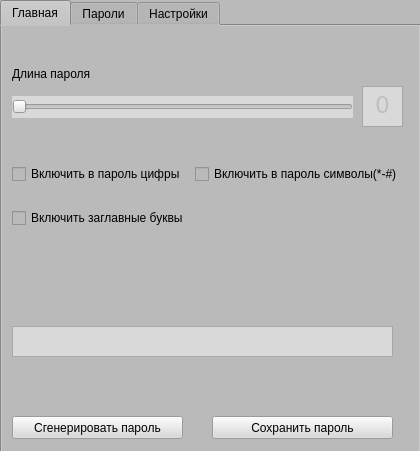
<?xml version="1.0" encoding="UTF-8"?>
<ui version="4.0">
 <class>MainWindow</class>
 <widget class="QMainWindow" name="MainWindow">
  <property name="geometry">
   <rect>
    <x>0</x>
    <y>0</y>
    <width>420</width>
    <height>451</height>
   </rect>
  </property>
  <property name="minimumSize">
   <size>
    <width>420</width>
    <height>451</height>
   </size>
  </property>
  <property name="maximumSize">
   <size>
    <width>420</width>
    <height>451</height>
   </size>
  </property>
  <property name="windowTitle">
   <string>Password Generator</string>
  </property>
  <property name="toolTip">
   <string>&lt;!DOCTYPE HTML PUBLIC &quot;-//W3C//DTD HTML 4.0//EN&quot; &quot;http://www.w3.org/TR/REC-html40/strict.dtd&quot;&gt;
&lt;html&gt;&lt;head&gt;&lt;meta name=&quot;qrichtext&quot; content=&quot;1&quot; /&gt;&lt;style type=&quot;text/css&quot;&gt;
p, li { white-space: pre-wrap; }
&lt;/style&gt;&lt;/head&gt;&lt;body style=&quot; font-family:'MS Shell Dlg 2'; font-size:8pt; font-weight:400; font-style:normal;&quot;&gt;
&lt;p style=&quot;-qt-paragraph-type:empty; margin-top:0px; margin-bottom:0px; margin-left:0px; margin-right:0px; -qt-block-indent:0; text-indent:0px;&quot;&gt;&lt;br /&gt;&lt;/p&gt;&lt;/body&gt;&lt;/html&gt;</string>
  </property>
  <property name="styleSheet">
   <string notr="true">background-color: rgb(186, 186, 186);</string>
  </property>
  <widget class="QWidget" name="centralwidget">
   <widget class="QTabWidget" name="tabWidget">
    <property name="geometry">
     <rect>
      <x>0</x>
      <y>0</y>
      <width>421</width>
      <height>641</height>
     </rect>
    </property>
    <property name="toolTip">
     <string>&lt;!DOCTYPE HTML PUBLIC &quot;-//W3C//DTD HTML 4.0//EN&quot; &quot;http://www.w3.org/TR/REC-html40/strict.dtd&quot;&gt;
&lt;html&gt;&lt;head&gt;&lt;meta name=&quot;qrichtext&quot; content=&quot;1&quot; /&gt;&lt;style type=&quot;text/css&quot;&gt;
p, li { white-space: pre-wrap; }
&lt;/style&gt;&lt;/head&gt;&lt;body style=&quot; font-family:'MS Shell Dlg 2'; font-size:8pt; font-weight:400; font-style:normal;&quot;&gt;
&lt;p style=&quot; margin-top:12px; margin-bottom:12px; margin-left:0px; margin-right:0px; -qt-block-indent:0; text-indent:0px;&quot;&gt;&lt;br /&gt;&lt;/p&gt;&lt;/body&gt;&lt;/html&gt;</string>
    </property>
    <property name="whatsThis">
     <string>&lt;!DOCTYPE HTML PUBLIC &quot;-//W3C//DTD HTML 4.0//EN&quot; &quot;http://www.w3.org/TR/REC-html40/strict.dtd&quot;&gt;
&lt;html&gt;&lt;head&gt;&lt;meta name=&quot;qrichtext&quot; content=&quot;1&quot; /&gt;&lt;style type=&quot;text/css&quot;&gt;
p, li { white-space: pre-wrap; }
&lt;/style&gt;&lt;/head&gt;&lt;body style=&quot; font-family:'MS Shell Dlg 2'; font-size:8pt; font-weight:400; font-style:normal;&quot;&gt;
&lt;p style=&quot; margin-top:12px; margin-bottom:12px; margin-left:0px; margin-right:0px; -qt-block-indent:0; text-indent:0px;&quot;&gt;&lt;br /&gt;&lt;/p&gt;&lt;/body&gt;&lt;/html&gt;</string>
    </property>
    <property name="styleSheet">
     <string notr="true">background-color: rgb(186, 186, 186);</string>
    </property>
    <property name="currentIndex">
     <number>0</number>
    </property>
    <widget class="QWidget" name="main">
     <attribute name="title">
      <string>Главная</string>
     </attribute>
     <widget class="QSlider" name="horizontalSlider">
      <property name="geometry">
       <rect>
        <x>10</x>
        <y>70</y>
        <width>341</width>
        <height>22</height>
       </rect>
      </property>
      <property name="cursor">
       <cursorShape>PointingHandCursor</cursorShape>
      </property>
      <property name="mouseTracking">
       <bool>false</bool>
      </property>
      <property name="tabletTracking">
       <bool>false</bool>
      </property>
      <property name="toolTip">
       <string>&lt;!DOCTYPE HTML PUBLIC &quot;-//W3C//DTD HTML 4.0//EN&quot; &quot;http://www.w3.org/TR/REC-html40/strict.dtd&quot;&gt;
&lt;html&gt;&lt;head&gt;&lt;meta name=&quot;qrichtext&quot; content=&quot;1&quot; /&gt;&lt;style type=&quot;text/css&quot;&gt;
p, li { white-space: pre-wrap; }
&lt;/style&gt;&lt;/head&gt;&lt;body style=&quot; font-family:'MS Shell Dlg 2'; font-size:8pt; font-weight:400; font-style:normal;&quot;&gt;
&lt;p style=&quot; margin-top:12px; margin-bottom:12px; margin-left:0px; margin-right:0px; -qt-block-indent:0; text-indent:0px;&quot;&gt;&lt;br /&gt;&lt;/p&gt;&lt;/body&gt;&lt;/html&gt;</string>
      </property>
      <property name="whatsThis">
       <string>&lt;html&gt;&lt;head/&gt;&lt;body&gt;&lt;p&gt;&lt;br/&gt;&lt;/p&gt;&lt;/body&gt;&lt;/html&gt;</string>
      </property>
      <property name="styleSheet">
       <string notr="true">background-color: rgb(217, 217, 217);
</string>
      </property>
      <property name="maximum">
       <number>32</number>
      </property>
      <property name="tracking">
       <bool>true</bool>
      </property>
      <property name="orientation">
       <enum>Qt::Horizontal</enum>
      </property>
      <property name="invertedControls">
       <bool>false</bool>
      </property>
      <property name="tickPosition">
       <enum>QSlider::NoTicks</enum>
      </property>
     </widget>
     <widget class="QLabel" name="label">
      <property name="geometry">
       <rect>
        <x>10</x>
        <y>40</y>
        <width>81</width>
        <height>16</height>
       </rect>
      </property>
      <property name="text">
       <string>Длина пароля</string>
      </property>
     </widget>
     <widget class="QTextEdit" name="pswd_length">
      <property name="enabled">
       <bool>false</bool>
      </property>
      <property name="geometry">
       <rect>
        <x>360</x>
        <y>60</y>
        <width>41</width>
        <height>41</height>
       </rect>
      </property>
      <property name="contextMenuPolicy">
       <enum>Qt::DefaultContextMenu</enum>
      </property>
      <property name="acceptDrops">
       <bool>true</bool>
      </property>
      <property name="toolTip">
       <string>&lt;!DOCTYPE HTML PUBLIC &quot;-//W3C//DTD HTML 4.0//EN&quot; &quot;http://www.w3.org/TR/REC-html40/strict.dtd&quot;&gt;
&lt;html&gt;&lt;head&gt;&lt;meta name=&quot;qrichtext&quot; content=&quot;1&quot; /&gt;&lt;style type=&quot;text/css&quot;&gt;
p, li { white-space: pre-wrap; }
&lt;/style&gt;&lt;/head&gt;&lt;body style=&quot; font-family:'MS Shell Dlg 2'; font-size:8pt; font-weight:400; font-style:normal;&quot;&gt;
&lt;p style=&quot; margin-top:12px; margin-bottom:12px; margin-left:0px; margin-right:0px; -qt-block-indent:0; text-indent:0px;&quot;&gt;&lt;br /&gt;&lt;/p&gt;&lt;/body&gt;&lt;/html&gt;</string>
      </property>
      <property name="whatsThis">
       <string>&lt;!DOCTYPE HTML PUBLIC &quot;-//W3C//DTD HTML 4.0//EN&quot; &quot;http://www.w3.org/TR/REC-html40/strict.dtd&quot;&gt;
&lt;html&gt;&lt;head&gt;&lt;meta name=&quot;qrichtext&quot; content=&quot;1&quot; /&gt;&lt;style type=&quot;text/css&quot;&gt;
p, li { white-space: pre-wrap; }
&lt;/style&gt;&lt;/head&gt;&lt;body style=&quot; font-family:'MS Shell Dlg 2'; font-size:8pt; font-weight:400; font-style:normal;&quot;&gt;
&lt;p style=&quot;-qt-paragraph-type:empty; margin-top:0px; margin-bottom:0px; margin-left:0px; margin-right:0px; -qt-block-indent:0; text-indent:0px;&quot;&gt;&lt;br /&gt;&lt;/p&gt;&lt;/body&gt;&lt;/html&gt;</string>
      </property>
      <property name="styleSheet">
       <string notr="true">background-color: rgb(217, 217, 217);</string>
      </property>
      <property name="html">
       <string>&lt;!DOCTYPE HTML PUBLIC &quot;-//W3C//DTD HTML 4.0//EN&quot; &quot;http://www.w3.org/TR/REC-html40/strict.dtd&quot;&gt;
&lt;html&gt;&lt;head&gt;&lt;meta name=&quot;qrichtext&quot; content=&quot;1&quot; /&gt;&lt;style type=&quot;text/css&quot;&gt;
p, li { white-space: pre-wrap; }
&lt;/style&gt;&lt;/head&gt;&lt;body style=&quot; font-family:'MS Shell Dlg 2'; font-size:8.25pt; font-weight:400; font-style:normal;&quot;&gt;
&lt;p align=&quot;center&quot; style=&quot; margin-top:0px; margin-bottom:0px; margin-left:0px; margin-right:0px; -qt-block-indent:0; text-indent:0px;&quot;&gt;&lt;span style=&quot; font-size:18pt;&quot;&gt;0&lt;/span&gt;&lt;/p&gt;&lt;/body&gt;&lt;/html&gt;</string>
      </property>
      <property name="acceptRichText">
       <bool>true</bool>
      </property>
     </widget>
     <widget class="QWidget" name="gridLayoutWidget">
      <property name="geometry">
       <rect>
        <x>10</x>
        <y>120</y>
        <width>391</width>
        <height>101</height>
       </rect>
      </property>
      <layout class="QGridLayout" name="gridLayout">
       <item row="0" column="0">
        <widget class="QCheckBox" name="checkBox">
         <property name="enabled">
          <bool>true</bool>
         </property>
         <property name="toolTip">
          <string>&lt;!DOCTYPE HTML PUBLIC &quot;-//W3C//DTD HTML 4.0//EN&quot; &quot;http://www.w3.org/TR/REC-html40/strict.dtd&quot;&gt;
&lt;html&gt;&lt;head&gt;&lt;meta name=&quot;qrichtext&quot; content=&quot;1&quot; /&gt;&lt;style type=&quot;text/css&quot;&gt;
p, li { white-space: pre-wrap; }
&lt;/style&gt;&lt;/head&gt;&lt;body style=&quot; font-family:'MS Shell Dlg 2'; font-size:8pt; font-weight:400; font-style:normal;&quot;&gt;
&lt;p style=&quot;-qt-paragraph-type:empty; margin-top:0px; margin-bottom:0px; margin-left:0px; margin-right:0px; -qt-block-indent:0; text-indent:0px;&quot;&gt;&lt;br /&gt;&lt;/p&gt;&lt;/body&gt;&lt;/html&gt;</string>
         </property>
         <property name="text">
          <string>Включить в пароль цифры</string>
         </property>
         <property name="checked">
          <bool>false</bool>
         </property>
        </widget>
       </item>
       <item row="0" column="1">
        <widget class="QCheckBox" name="checkBox_2">
         <property name="toolTip">
          <string>&lt;!DOCTYPE HTML PUBLIC &quot;-//W3C//DTD HTML 4.0//EN&quot; &quot;http://www.w3.org/TR/REC-html40/strict.dtd&quot;&gt;
&lt;html&gt;&lt;head&gt;&lt;meta name=&quot;qrichtext&quot; content=&quot;1&quot; /&gt;&lt;style type=&quot;text/css&quot;&gt;
p, li { white-space: pre-wrap; }
&lt;/style&gt;&lt;/head&gt;&lt;body style=&quot; font-family:'MS Shell Dlg 2'; font-size:8pt; font-weight:400; font-style:normal;&quot;&gt;
&lt;p style=&quot;-qt-paragraph-type:empty; margin-top:0px; margin-bottom:0px; margin-left:0px; margin-right:0px; -qt-block-indent:0; text-indent:0px;&quot;&gt;&lt;br /&gt;&lt;/p&gt;&lt;/body&gt;&lt;/html&gt;</string>
         </property>
         <property name="text">
          <string>Включить в пароль символы(*-#)</string>
         </property>
        </widget>
       </item>
       <item row="1" column="0">
        <widget class="QCheckBox" name="checkBox_3">
         <property name="toolTip">
          <string>&lt;!DOCTYPE HTML PUBLIC &quot;-//W3C//DTD HTML 4.0//EN&quot; &quot;http://www.w3.org/TR/REC-html40/strict.dtd&quot;&gt;
&lt;html&gt;&lt;head&gt;&lt;meta name=&quot;qrichtext&quot; content=&quot;1&quot; /&gt;&lt;style type=&quot;text/css&quot;&gt;
p, li { white-space: pre-wrap; }
&lt;/style&gt;&lt;/head&gt;&lt;body style=&quot; font-family:'MS Shell Dlg 2'; font-size:8pt; font-weight:400; font-style:normal;&quot;&gt;
&lt;p style=&quot;-qt-paragraph-type:empty; margin-top:0px; margin-bottom:0px; margin-left:0px; margin-right:0px; -qt-block-indent:0; text-indent:0px;&quot;&gt;&lt;br /&gt;&lt;/p&gt;&lt;/body&gt;&lt;/html&gt;</string>
         </property>
         <property name="text">
          <string>Включить заглавные буквы</string>
         </property>
        </widget>
       </item>
      </layout>
     </widget>
     <widget class="QTextEdit" name="final_password">
      <property name="geometry">
       <rect>
        <x>10</x>
        <y>300</y>
        <width>381</width>
        <height>31</height>
       </rect>
      </property>
      <property name="toolTip">
       <string>&lt;!DOCTYPE HTML PUBLIC &quot;-//W3C//DTD HTML 4.0//EN&quot; &quot;http://www.w3.org/TR/REC-html40/strict.dtd&quot;&gt;
&lt;html&gt;&lt;head&gt;&lt;meta name=&quot;qrichtext&quot; content=&quot;1&quot; /&gt;&lt;style type=&quot;text/css&quot;&gt;
p, li { white-space: pre-wrap; }
&lt;/style&gt;&lt;/head&gt;&lt;body style=&quot; font-family:'MS Shell Dlg 2'; font-size:8pt; font-weight:400; font-style:normal;&quot;&gt;
&lt;p style=&quot;-qt-paragraph-type:empty; margin-top:0px; margin-bottom:0px; margin-left:0px; margin-right:0px; -qt-block-indent:0; text-indent:0px;&quot;&gt;&lt;br /&gt;&lt;/p&gt;&lt;/body&gt;&lt;/html&gt;</string>
      </property>
      <property name="styleSheet">
       <string notr="true">background-color: rgb(217, 217, 217);</string>
      </property>
     </widget>
     <widget class="QPushButton" name="generate_pswd">
      <property name="geometry">
       <rect>
        <x>10</x>
        <y>390</y>
        <width>171</width>
        <height>23</height>
       </rect>
      </property>
      <property name="toolTip">
       <string>&lt;!DOCTYPE HTML PUBLIC &quot;-//W3C//DTD HTML 4.0//EN&quot; &quot;http://www.w3.org/TR/REC-html40/strict.dtd&quot;&gt;
&lt;html&gt;&lt;head&gt;&lt;meta name=&quot;qrichtext&quot; content=&quot;1&quot; /&gt;&lt;style type=&quot;text/css&quot;&gt;
p, li { white-space: pre-wrap; }
&lt;/style&gt;&lt;/head&gt;&lt;body style=&quot; font-family:'MS Shell Dlg 2'; font-size:8pt; font-weight:400; font-style:normal;&quot;&gt;
&lt;p style=&quot;-qt-paragraph-type:empty; margin-top:0px; margin-bottom:0px; margin-left:0px; margin-right:0px; -qt-block-indent:0; text-indent:0px;&quot;&gt;&lt;br /&gt;&lt;/p&gt;&lt;/body&gt;&lt;/html&gt;</string>
      </property>
      <property name="styleSheet">
       <string notr="true">background-color: rgb(217, 217, 217);</string>
      </property>
      <property name="text">
       <string>Сгенерировать пароль</string>
      </property>
     </widget>
     <widget class="QPushButton" name="save_pswd_btn">
      <property name="geometry">
       <rect>
        <x>210</x>
        <y>390</y>
        <width>181</width>
        <height>23</height>
       </rect>
      </property>
      <property name="toolTip">
       <string>&lt;!DOCTYPE HTML PUBLIC &quot;-//W3C//DTD HTML 4.0//EN&quot; &quot;http://www.w3.org/TR/REC-html40/strict.dtd&quot;&gt;
&lt;html&gt;&lt;head&gt;&lt;meta name=&quot;qrichtext&quot; content=&quot;1&quot; /&gt;&lt;style type=&quot;text/css&quot;&gt;
p, li { white-space: pre-wrap; }
&lt;/style&gt;&lt;/head&gt;&lt;body style=&quot; font-family:'MS Shell Dlg 2'; font-size:8pt; font-weight:400; font-style:normal;&quot;&gt;
&lt;p style=&quot;-qt-paragraph-type:empty; margin-top:0px; margin-bottom:0px; margin-left:0px; margin-right:0px; -qt-block-indent:0; text-indent:0px;&quot;&gt;&lt;br /&gt;&lt;/p&gt;&lt;/body&gt;&lt;/html&gt;</string>
      </property>
      <property name="styleSheet">
       <string notr="true">background-color: rgb(217, 217, 217);</string>
      </property>
      <property name="text">
       <string>Сохранить пароль</string>
      </property>
     </widget>
    </widget>
    <widget class="QWidget" name="saved_passwords">
     <attribute name="title">
      <string>Пароли</string>
     </attribute>
     <widget class="QWidget" name="gridLayoutWidget_2">
      <property name="geometry">
       <rect>
        <x>0</x>
        <y>120</y>
        <width>415</width>
        <height>144</height>
       </rect>
      </property>
      <layout class="QGridLayout" name="gridLayout_2">
       <property name="leftMargin">
        <number>5</number>
       </property>
       <property name="topMargin">
        <number>5</number>
       </property>
       <property name="rightMargin">
        <number>5</number>
       </property>
       <property name="bottomMargin">
        <number>5</number>
       </property>
       <property name="spacing">
        <number>10</number>
       </property>
       <item row="2" column="0" colspan="3">
        <widget class="QPushButton" name="delate_pswrd">
         <property name="styleSheet">
          <string notr="true">background-color: rgb(217, 217, 217);</string>
         </property>
         <property name="text">
          <string>Удалить пароль</string>
         </property>
        </widget>
       </item>
       <item row="0" column="0" colspan="3">
        <widget class="QComboBox" name="current_psrds">
         <property name="styleSheet">
          <string notr="true">background-color: rgb(217, 217, 217);</string>
         </property>
         <item>
          <property name="text">
           <string/>
          </property>
         </item>
        </widget>
       </item>
       <item row="1" column="1">
        <widget class="QPushButton" name="copy_pswrd">
         <property name="styleSheet">
          <string notr="true">background-color: rgb(217, 217, 217);</string>
         </property>
         <property name="text">
          <string>Скопировать</string>
         </property>
        </widget>
       </item>
       <item row="1" column="0">
        <widget class="QTextEdit" name="saved_password">
         <property name="enabled">
          <bool>true</bool>
         </property>
         <property name="minimumSize">
          <size>
           <width>310</width>
           <height>0</height>
          </size>
         </property>
         <property name="styleSheet">
          <string notr="true">background-color: rgb(217, 217, 217);</string>
         </property>
         <property name="readOnly">
          <bool>true</bool>
         </property>
        </widget>
       </item>
      </layout>
     </widget>
    </widget>
    <widget class="QWidget" name="settings">
     <attribute name="title">
      <string>Настройки</string>
     </attribute>
     <widget class="QLabel" name="label_2">
      <property name="geometry">
       <rect>
        <x>120</x>
        <y>160</y>
        <width>181</width>
        <height>51</height>
       </rect>
      </property>
      <property name="text">
       <string>&lt;html&gt;&lt;head/&gt;&lt;body&gt;&lt;p&gt;&lt;span style=&quot; font-size:18pt;&quot;&gt;Comming soon...&lt;/span&gt;&lt;/p&gt;&lt;/body&gt;&lt;/html&gt;</string>
      </property>
     </widget>
    </widget>
   </widget>
  </widget>
 </widget>
 <resources/>
 <connections/>
</ui>
